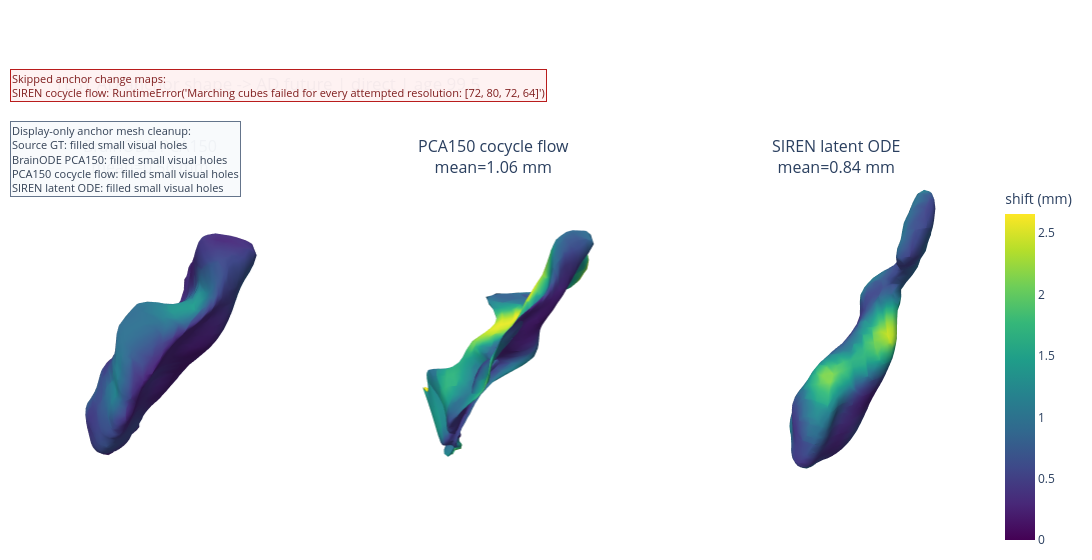
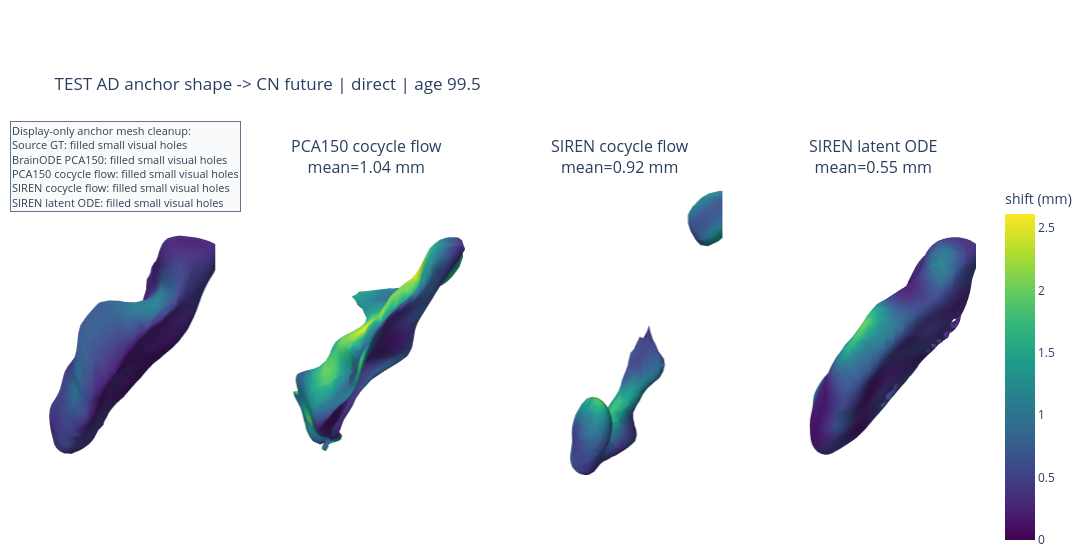

Notebook code cell kept with these figures, in order:
### Code cell
display(Markdown(
    "### AD anchor -> AD future condition\n"
    "Input is a test-split AD source mesh. Every model forecasts the same long-horizon future age "
    "using the AD condition. This shows the model's disease-like aging trajectory from an AD baseline."
))
fig, table = ctx.plot_anchor_change_maps(
    split="test",
    diagnosis="AD",
    condition_label="AD",
    transport="direct",
)
fig.show()
display(table)

display(Markdown(
    "### AD anchor -> CN counterfactual future condition\n"
    "The source shape is the same AD baseline mesh, but the condition is switched to CN. "
    "This is a counterfactual test of whether the model can slow the future deformation when the "
    "condition says CN."
))
fig, table = ctx.plot_anchor_change_maps(
    split="test",
    diagnosis="AD",
    condition_label="CN",
    transport="direct",
)
fig.show()
display(table)

### Figure 1 — Plotly figure (JSON) as saved in the notebook; plotly's stock layout.template omitted (floating-point values rounded to 4 significant figures; data arrays with more than 128 entries replaced by an {"elided": "..."} marker saying what was removed)
{"data": [{"cmax": 2.657, "cmin": 0, "colorscale": [[0, "#440154"], [0.1111, "#482878"], [0.2222, "#3e4989"], [0.3333, "#31688e"], [0.4444, "#26828e"], [0.5556, "#1f9e89"], [0.6667, "#35b779"], [0.7778, "#6ece58"], [0.8889, "#b5de2b"], [1, "#fde725"]], "flatshading": false, "hovertemplate": "shift=%{intensity:.6f}<extra></extra>", "i": {"elided": "4408 int values"}, "intensity": {"elided": "2206 float values"}, "intensitymode": "vertex", "j": {"elided": "4408 int values"}, "k": {"elided": "4408 int values"}, "lighting": {"ambient": 0.58, "diffuse": 0.82, "fresnel": 0.02, "roughness": 0.7, "specular": 0.15}, "lightposition": {"x": 170, "y": 130, "z": 110}, "name": "BrainODE PCA150", "opacity": 1, "scene": "scene", "showlegend": false, "showscale": false, "type": "mesh3d", "x": {"elided": "2206 float values"}, "y": {"elided": "2206 float values"}, "z": {"elided": "2206 float values"}}, {"cmax": 2.657, "cmin": 0, "colorscale": [[0, "#440154"], [0.1111, "#482878"], [0.2222, "#3e4989"], [0.3333, "#31688e"], [0.4444, "#26828e"], [0.5556, "#1f9e89"], [0.6667, "#35b779"], [0.7778, "#6ece58"], [0.8889, "#b5de2b"], [1, "#fde725"]], "flatshading": false, "hovertemplate": "shift=%{intensity:.6f}<extra></extra>", "i": {"elided": "4408 int values"}, "intensity": {"elided": "2206 float values"}, "intensitymode": "vertex", "j": {"elided": "4408 int values"}, "k": {"elided": "4408 int values"}, "lighting": {"ambient": 0.58, "diffuse": 0.82, "fresnel": 0.02, "roughness": 0.7, "specular": 0.15}, "lightposition": {"x": 170, "y": 130, "z": 110}, "name": "PCA150 cocycle flow", "opacity": 1, "scene": "scene2", "showlegend": false, "showscale": false, "type": "mesh3d", "x": {"elided": "2206 float values"}, "y": {"elided": "2206 float values"}, "z": {"elided": "2206 float values"}}, {"cmax": 2.657, "cmin": 0, "colorbar": {"title": {"text": "shift (mm)"}}, "colorscale": [[0, "#440154"], [0.1111, "#482878"], [0.2222, "#3e4989"], [0.3333, "#31688e"], [0.4444, "#26828e"], [0.5556, "#1f9e89"], [0.6667, "#35b779"], [0.7778, "#6ece58"], [0.8889, "#b5de2b"], [1, "#fde725"]], "flatshading": false, "hovertemplate": "shift=%{intensity:.6f}<extra></extra>", "i": {"elided": "4700 int values"}, "intensity": {"elided": "2354 float values"}, "intensitymode": "vertex", "j": {"elided": "4700 int values"}, "k": {"elided": "4700 int values"}, "lighting": {"ambient": 0.58, "diffuse": 0.82, "fresnel": 0.02, "roughness": 0.7, "specular": 0.15}, "lightposition": {"x": 170, "y": 130, "z": 110}, "name": "SIREN latent ODE", "opacity": 1, "scene": "scene3", "showlegend": false, "showscale": true, "type": "mesh3d", "x": {"elided": "2354 float values"}, "y": {"elided": "2354 float values"}, "z": {"elided": "2354 float values"}}], "layout": {"annotations": [{"font": {"size": 16}, "showarrow": false, "text": "BrainODE PCA150<br>mean=0.56 mm", "x": 0.1444, "xanchor": "center", "xref": "paper", "y": 1, "yanchor": "bottom", "yref": "paper"}, {"font": {"size": 16}, "showarrow": false, "text": "PCA150 cocycle flow<br>mean=1.06 mm", "x": 0.5, "xanchor": "center", "xref": "paper", "y": 1, "yanchor": "bottom", "yref": "paper"}, {"font": {"size": 16}, "showarrow": false, "text": "SIREN latent ODE<br>mean=0.84 mm", "x": 0.8556, "xanchor": "center", "xref": "paper", "y": 1, "yanchor": "bottom", "yref": "paper"}, {"align": "left", "bgcolor": "rgba(248,250,252,0.96)", "bordercolor": "#64748b", "borderwidth": 1, "font": {"color": "#334155", "size": 11}, "showarrow": false, "text": "Display-only anchor mesh cleanup:<br>Source GT: filled small visual holes<br>BrainODE PCA150: filled small visual holes<br>PCA150 cocycle flow: filled small visual holes<br>SIREN latent ODE: filled small visual holes", "x": 0, "xanchor": "left", "xref": "paper", "y": 1.16, "yanchor": "top", "yref": "paper"}, {"align": "left", "bgcolor": "rgba(254,242,242,0.96)", "bordercolor": "#b91c1c", "borderwidth": 1, "font": {"color": "#7f1d1d", "size": 11}, "showarrow": false, "text": "Skipped anchor change maps:<br>SIREN cocycle flow: RuntimeError(&#x27;Marching cubes failed for every attempted resolution: [72, 80, 72, 64]&#x27;)", "x": 0, "xanchor": "left", "xref": "paper", "y": 1.3, "yanchor": "top", "yref": "paper"}], "height": 560, "margin": {"b": 10, "l": 10, "r": 20, "t": 180}, "scene": {"aspectmode": "data", "camera": {"eye": {"x": 1.45, "y": 1.45, "z": 0.78}}, "domain": {"x": [0, 0.2889], "y": [0, 1]}, "xaxis": {"visible": false}, "yaxis": {"visible": false}, "zaxis": {"visible": false}}, "scene2": {"aspectmode": "data", "camera": {"eye": {"x": 1.45, "y": 1.45, "z": 0.78}}, "domain": {"x": [0.3556, 0.6444], "y": [0, 1]}, "xaxis": {"visible": false}, "yaxis": {"visible": false}, "zaxis": {"visible": false}}, "scene3": {"aspectmode": "data", "camera": {"eye": {"x": 1.45, "y": 1.45, "z": 0.78}}, "domain": {"x": [0.7111, 1], "y": [0, 1]}, "xaxis": {"visible": false}, "yaxis": {"visible": false}, "zaxis": {"visible": false}}, "title": {"text": "TEST AD anchor shape -> AD future | direct | age 99.5"}, "width": 1400}}

### Figure 2 — Plotly figure (JSON) as saved in the notebook; plotly's stock layout.template omitted (floating-point values rounded to 4 significant figures; data arrays with more than 128 entries replaced by an {"elided": "..."} marker saying what was removed)
{"data": [{"cmax": 2.612, "cmin": 0, "colorscale": [[0, "#440154"], [0.1111, "#482878"], [0.2222, "#3e4989"], [0.3333, "#31688e"], [0.4444, "#26828e"], [0.5556, "#1f9e89"], [0.6667, "#35b779"], [0.7778, "#6ece58"], [0.8889, "#b5de2b"], [1, "#fde725"]], "flatshading": false, "hovertemplate": "shift=%{intensity:.6f}<extra></extra>", "i": {"elided": "4408 int values"}, "intensity": {"elided": "2206 float values"}, "intensitymode": "vertex", "j": {"elided": "4408 int values"}, "k": {"elided": "4408 int values"}, "lighting": {"ambient": 0.58, "diffuse": 0.82, "fresnel": 0.02, "roughness": 0.7, "specular": 0.15}, "lightposition": {"x": 170, "y": 130, "z": 110}, "name": "BrainODE PCA150", "opacity": 1, "scene": "scene", "showlegend": false, "showscale": false, "type": "mesh3d", "x": {"elided": "2206 float values"}, "y": {"elided": "2206 float values"}, "z": {"elided": "2206 float values"}}, {"cmax": 2.612, "cmin": 0, "colorscale": [[0, "#440154"], [0.1111, "#482878"], [0.2222, "#3e4989"], [0.3333, "#31688e"], [0.4444, "#26828e"], [0.5556, "#1f9e89"], [0.6667, "#35b779"], [0.7778, "#6ece58"], [0.8889, "#b5de2b"], [1, "#fde725"]], "flatshading": false, "hovertemplate": "shift=%{intensity:.6f}<extra></extra>", "i": {"elided": "4408 int values"}, "intensity": {"elided": "2206 float values"}, "intensitymode": "vertex", "j": {"elided": "4408 int values"}, "k": {"elided": "4408 int values"}, "lighting": {"ambient": 0.58, "diffuse": 0.82, "fresnel": 0.02, "roughness": 0.7, "specular": 0.15}, "lightposition": {"x": 170, "y": 130, "z": 110}, "name": "PCA150 cocycle flow", "opacity": 1, "scene": "scene2", "showlegend": false, "showscale": false, "type": "mesh3d", "x": {"elided": "2206 float values"}, "y": {"elided": "2206 float values"}, "z": {"elided": "2206 float values"}}, {"cmax": 2.612, "cmin": 0, "colorscale": [[0, "#440154"], [0.1111, "#482878"], [0.2222, "#3e4989"], [0.3333, "#31688e"], [0.4444, "#26828e"], [0.5556, "#1f9e89"], [0.6667, "#35b779"], [0.7778, "#6ece58"], [0.8889, "#b5de2b"], [1, "#fde725"]], "flatshading": false, "hovertemplate": "shift=%{intensity:.6f}<extra></extra>", "i": {"elided": "2800 int values"}, "intensity": {"elided": "1404 float values"}, "intensitymode": "vertex", "j": {"elided": "2800 int values"}, "k": {"elided": "2800 int values"}, "lighting": {"ambient": 0.58, "diffuse": 0.82, "fresnel": 0.02, "roughness": 0.7, "specular": 0.15}, "lightposition": {"x": 170, "y": 130, "z": 110}, "name": "SIREN cocycle flow", "opacity": 1, "scene": "scene3", "showlegend": false, "showscale": false, "type": "mesh3d", "x": {"elided": "1404 float values"}, "y": {"elided": "1404 float values"}, "z": {"elided": "1404 float values"}}, {"cmax": 2.612, "cmin": 0, "colorbar": {"title": {"text": "shift (mm)"}}, "colorscale": [[0, "#440154"], [0.1111, "#482878"], [0.2222, "#3e4989"], [0.3333, "#31688e"], [0.4444, "#26828e"], [0.5556, "#1f9e89"], [0.6667, "#35b779"], [0.7778, "#6ece58"], [0.8889, "#b5de2b"], [1, "#fde725"]], "flatshading": false, "hovertemplate": "shift=%{intensity:.6f}<extra></extra>", "i": {"elided": "10734 int values"}, "intensity": {"elided": "5345 float values"}, "intensitymode": "vertex", "j": {"elided": "10734 int values"}, "k": {"elided": "10734 int values"}, "lighting": {"ambient": 0.58, "diffuse": 0.82, "fresnel": 0.02, "roughness": 0.7, "specular": 0.15}, "lightposition": {"x": 170, "y": 130, "z": 110}, "name": "SIREN latent ODE", "opacity": 1, "scene": "scene4", "showlegend": false, "showscale": true, "type": "mesh3d", "x": {"elided": "5345 float values"}, "y": {"elided": "5345 float values"}, "z": {"elided": "5345 float values"}}], "layout": {"annotations": [{"font": {"size": 16}, "showarrow": false, "text": "BrainODE PCA150<br>mean=0.46 mm", "x": 0.1062, "xanchor": "center", "xref": "paper", "y": 1, "yanchor": "bottom", "yref": "paper"}, {"font": {"size": 16}, "showarrow": false, "text": "PCA150 cocycle flow<br>mean=1.04 mm", "x": 0.3688, "xanchor": "center", "xref": "paper", "y": 1, "yanchor": "bottom", "yref": "paper"}, {"font": {"size": 16}, "showarrow": false, "text": "SIREN cocycle flow<br>mean=0.92 mm", "x": 0.6313, "xanchor": "center", "xref": "paper", "y": 1, "yanchor": "bottom", "yref": "paper"}, {"font": {"size": 16}, "showarrow": false, "text": "SIREN latent ODE<br>mean=0.55 mm", "x": 0.8938, "xanchor": "center", "xref": "paper", "y": 1, "yanchor": "bottom", "yref": "paper"}, {"align": "left", "bgcolor": "rgba(248,250,252,0.96)", "bordercolor": "#64748b", "borderwidth": 1, "font": {"color": "#334155", "size": 11}, "showarrow": false, "text": "Display-only anchor mesh cleanup:<br>Source GT: filled small visual holes<br>BrainODE PCA150: filled small visual holes<br>PCA150 cocycle flow: filled small visual holes<br>SIREN cocycle flow: filled small visual holes<br>SIREN latent ODE: filled small visual holes", "x": 0, "xanchor": "left", "xref": "paper", "y": 1.16, "yanchor": "top", "yref": "paper"}], "height": 560, "margin": {"b": 10, "l": 10, "r": 20, "t": 180}, "scene": {"aspectmode": "data", "camera": {"eye": {"x": 1.45, "y": 1.45, "z": 0.78}}, "domain": {"x": [0, 0.2125], "y": [0, 1]}, "xaxis": {"visible": false}, "yaxis": {"visible": false}, "zaxis": {"visible": false}}, "scene2": {"aspectmode": "data", "camera": {"eye": {"x": 1.45, "y": 1.45, "z": 0.78}}, "domain": {"x": [0.2625, 0.475], "y": [0, 1]}, "xaxis": {"visible": false}, "yaxis": {"visible": false}, "zaxis": {"visible": false}}, "scene3": {"aspectmode": "data", "camera": {"eye": {"x": 1.45, "y": 1.45, "z": 0.78}}, "domain": {"x": [0.525, 0.7375], "y": [0, 1]}, "xaxis": {"visible": false}, "yaxis": {"visible": false}, "zaxis": {"visible": false}}, "scene4": {"aspectmode": "data", "camera": {"eye": {"x": 1.45, "y": 1.45, "z": 0.78}}, "domain": {"x": [0.7875, 1], "y": [0, 1]}, "xaxis": {"visible": false}, "yaxis": {"visible": false}, "zaxis": {"visible": false}}, "title": {"text": "TEST AD anchor shape -> CN future | direct | age 99.5"}, "width": 1400}}
